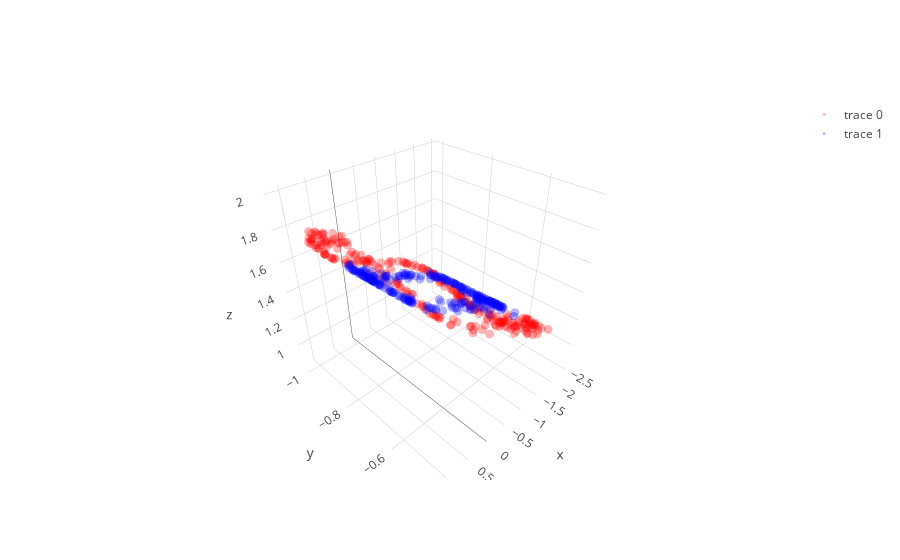
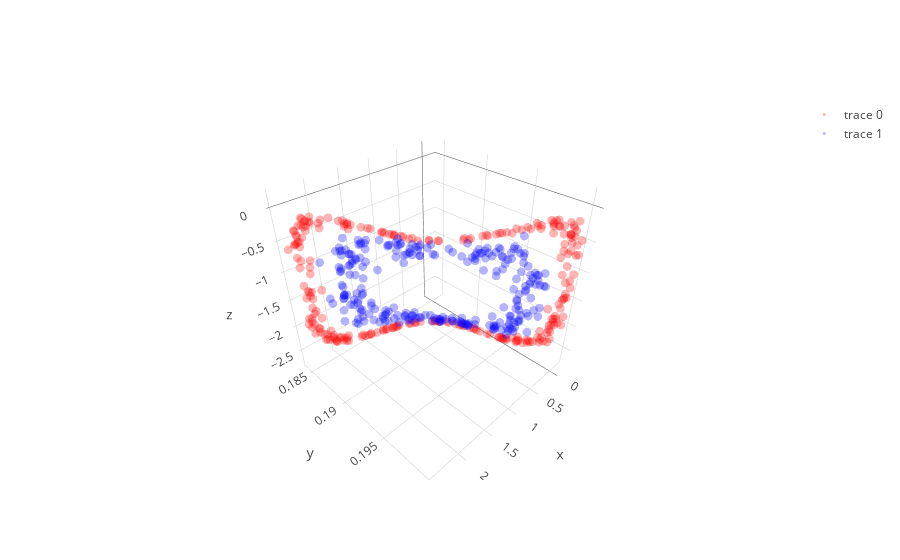

Source (notebook cell) for these figures, in order:
### Code cell
layer1,layer1_var = l1.feed_non(X)
layer1bn = l1b.feed(layer1)
layer2,layer2_var = l2.feed_non(layer1bn)
layer2bn = l2b.feed(layer2)
layer3,layer3_var = l3.feed_linear(layer2bn)

trace1 = go.Scatter3d(
    x=layer1[y==0,0],
    y=layer1[y==0,1],
    z=layer1[y==0,2],
    mode='markers',
    line=dict(color='red',width=0.5),
    marker=dict(size=3,opacity=0.3)
)
trace2 = go.Scatter3d(
    x=layer1[y==1,0],
    y=layer1[y==1,1],
    z=layer1[y==1,2],
    mode='markers',
    line=dict(color='blue',width=0.5),
    marker=dict(size=3,opacity=0.3)
)
data = [trace1,trace2]
fig  = go.Figure(data=data)
iplot(fig)

trace1 = go.Scatter3d(
    x=layer2[y==0,0],
    y=layer2[y==0,1],
    z=layer2[y==0,2],
    mode='markers',
    line=dict(color='red',width=0.5),
    marker=dict(size=3,opacity=0.3)
)
trace2 = go.Scatter3d(
    x=layer2[y==1,0],
    y=layer2[y==1,1],
    z=layer2[y==1,2],
    mode='markers',
    line=dict(color='blue',width=0.5),
    marker=dict(size=3,opacity=0.3)
)
data = [trace1,trace2]
fig  = go.Figure(data=data)
iplot(fig)

# plt.figure(figsize=(8,6))
# plt.scatter(layer3[y==0, 0], layer3[y==0, 1], color='red', alpha=0.5)
# plt.scatter(layer3[y==1, 0], layer3[y==1, 1], color='blue', alpha=0.5)
# plt.show()

### Figure 1 — Plotly figure (JSON) as saved in the notebook; plotly's stock layout.template omitted (floating-point values rounded to 4 significant figures; data arrays with more than 128 entries replaced by an {"elided": "..."} marker saying what was removed)
{"data": [{"line": {"color": "red", "width": 0.5}, "marker": {"opacity": 0.3, "size": 3}, "mode": "markers", "type": "scatter3d", "uid": "6900b5a6-e642-476a-83ce-332166ebf8b4", "x": {"elided": "250 float values"}, "y": {"elided": "250 float values"}, "z": {"elided": "250 float values"}}, {"line": {"color": "blue", "width": 0.5}, "marker": {"opacity": 0.3, "size": 3}, "mode": "markers", "type": "scatter3d", "uid": "1e896f76-fecd-492c-8c8c-0ef7826a52de", "x": {"elided": "250 float values"}, "y": {"elided": "250 float values"}, "z": {"elided": "250 float values"}}], "layout": {}}

### Figure 2 — Plotly figure (JSON) as saved in the notebook; plotly's stock layout.template omitted (floating-point values rounded to 4 significant figures; data arrays with more than 128 entries replaced by an {"elided": "..."} marker saying what was removed)
{"data": [{"line": {"color": "red", "width": 0.5}, "marker": {"opacity": 0.3, "size": 3}, "mode": "markers", "type": "scatter3d", "uid": "bc3073c6-88e7-400f-9a45-fefc76b8883b", "x": {"elided": "250 float values"}, "y": {"elided": "250 float values"}, "z": {"elided": "250 float values"}}, {"line": {"color": "blue", "width": 0.5}, "marker": {"opacity": 0.3, "size": 3}, "mode": "markers", "type": "scatter3d", "uid": "60b53f28-084b-44f6-9505-e60ba21de36d", "x": {"elided": "250 float values"}, "y": {"elided": "250 float values"}, "z": {"elided": "250 float values"}}], "layout": {}}
